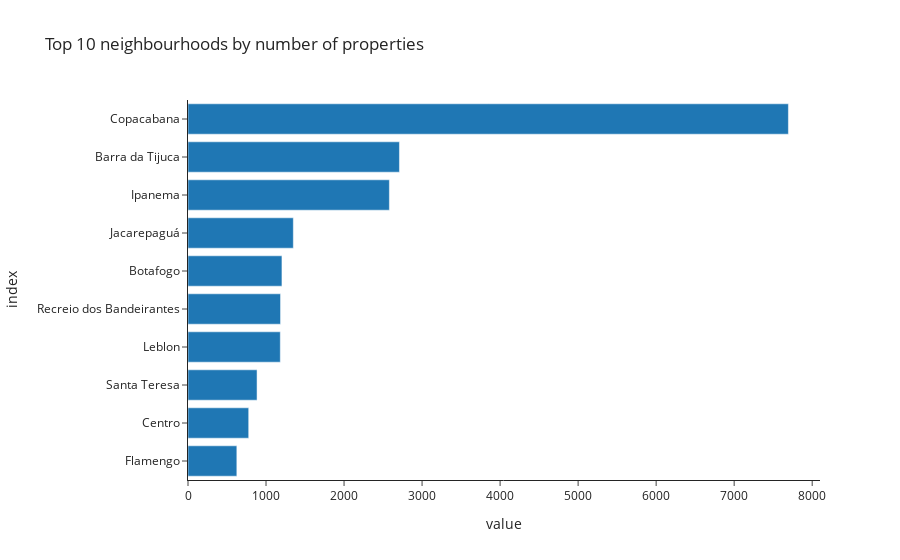

Notebook cell for this chart:
### Markdown cell above
1. Top neighbourhoods in number of properties

### Code cell
fig = px.bar(df.neighbourhood_cleansed.value_counts().nlargest(10), 
             orientation='h', 
             title="Top 10 neighbourhoods by number of properties",
            template='simple_white')
fig.update_yaxes(categoryorder='total ascending')
fig.update_layout(showlegend=False)

### Figure 1 — Plotly figure (JSON) as saved in the notebook; plotly's stock layout.template omitted (floating-point values rounded to 4 significant figures)
{"data": [{"alignmentgroup": "True", "hovertemplate": "variable=neighbourhood_cleansed<br>value=%{x}<br>index=%{y}<extra></extra>", "legendgroup": "neighbourhood_cleansed", "marker": {"color": "#1F77B4"}, "name": "neighbourhood_cleansed", "offsetgroup": "neighbourhood_cleansed", "orientation": "h", "showlegend": true, "textposition": "auto", "type": "bar", "x": [7695, 2710, 2581, 1350, 1204, 1186, 1183, 885, 778, 626], "xaxis": "x", "y": ["Copacabana", "Barra da Tijuca", "Ipanema", "Jacarepaguá", "Botafogo", "Recreio dos Bandeirantes", "Leblon", "Santa Teresa", "Centro", "Flamengo"], "yaxis": "y"}], "layout": {"barmode": "relative", "legend": {"title": {"text": "variable"}, "tracegroupgap": 0}, "showlegend": false, "title": {"text": "Top 10 neighbourhoods by number of properties"}, "xaxis": {"anchor": "y", "domain": [0, 1], "title": {"text": "value"}}, "yaxis": {"anchor": "x", "categoryorder": "total ascending", "domain": [0, 1], "title": {"text": "index"}}}}
